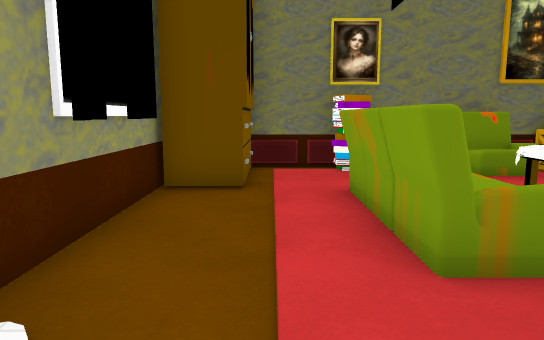
View 1 (above)

12 first-person views from a walk through a scene from a Unity 3-D project. The camera is 1.3 m above the floor, tilts 8° down and sees 70° across. The floor is counted in squares, 1 m on a side. Each view is taken from the middle of a square. On the plan, view 1 faces up. The plan holds only what a view shows up to about 16 squares ahead; the rest is blank. The place goes on beyond the plan. Some surface patterns are stand-ins.

View 2
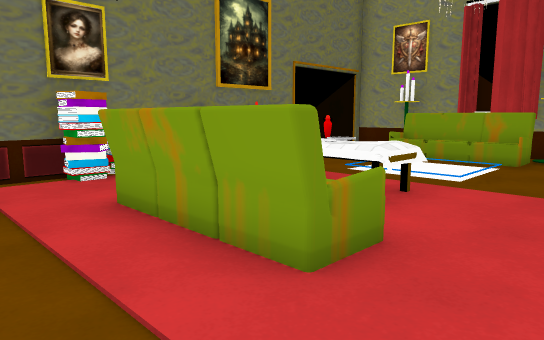

View 3
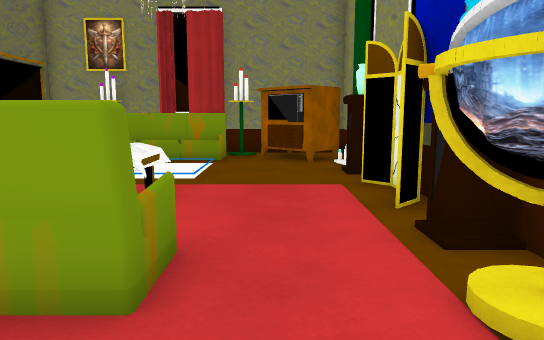

View 4
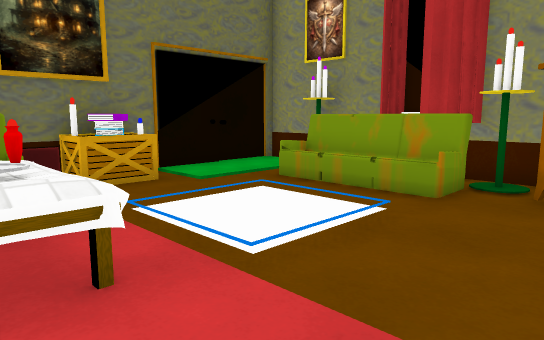

View 5
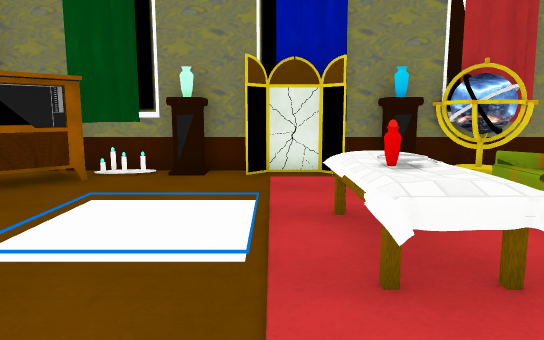

View 6
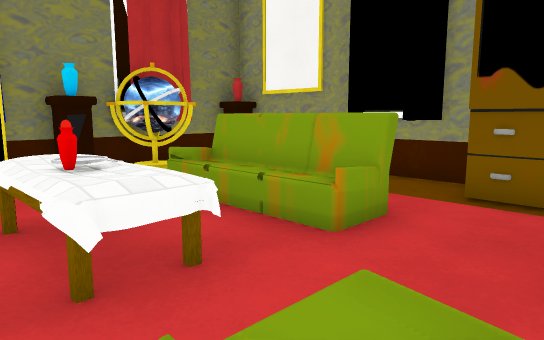

View 7
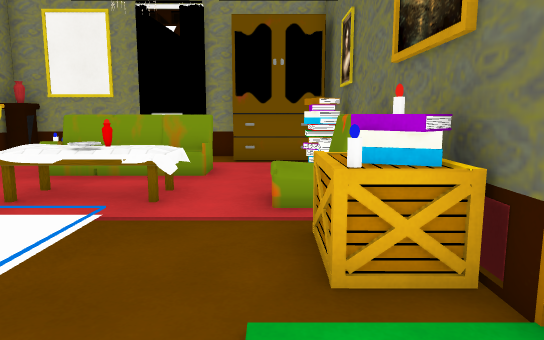

View 8
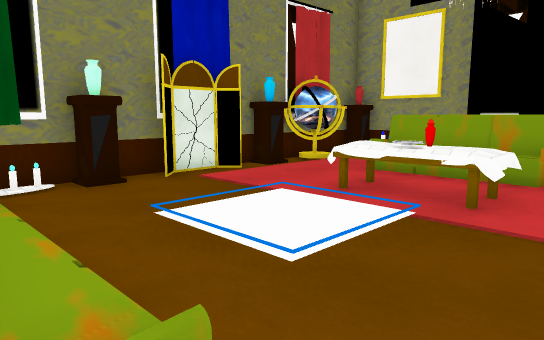

View 9
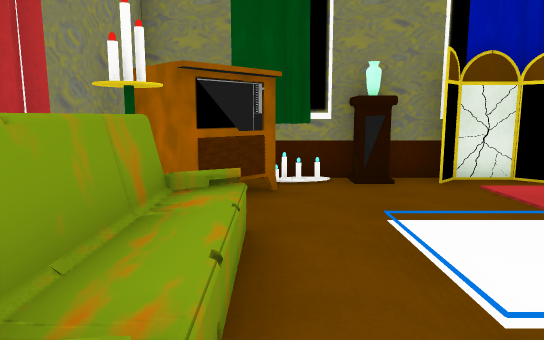

View 10
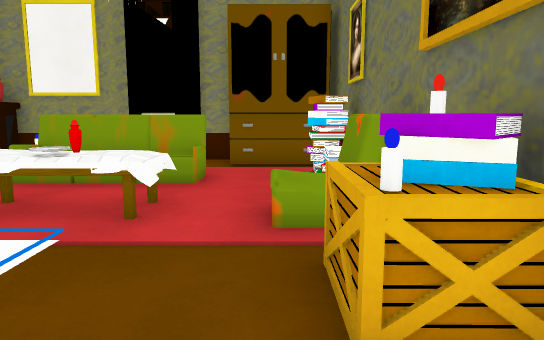

View 11
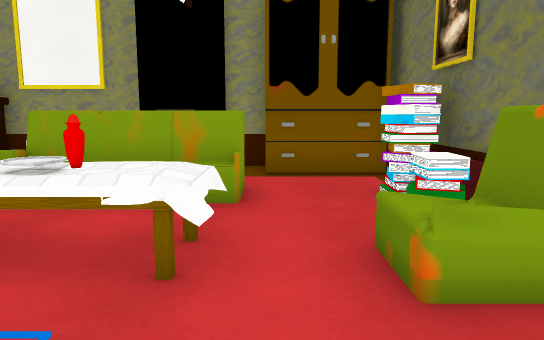

View 12
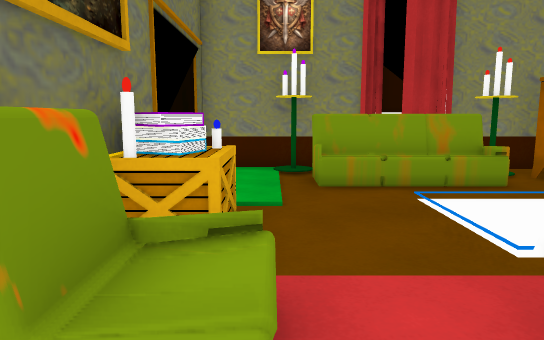

### Floor plan
Key: @ floor where view 1 was taken; # wall or solid block; . main floor; : floor 0.5 m higher than the main floor; / step, stairs or slope; = window, fence, low wall or low ledge; ^ raised ledge; O other object.
Columns run from 2 left of view 1 to 13 right of it. Each row starts with its distance up from view 1.
 10  ###############
  9 ##..O ##.OO....#
  8 ##.....=......##
  7 ##...........#O#
  6 #..=:.^^.....==#
  5 #..=:.#O.....==#
  4 #..=:.==.....=O#
  3 #..#/.........O#
  2 #............###
  1 O. OO.......####
  0 ##@OO##OO.#.O###
 -1 ################

Where each view was taken, in squares from view 1:
view 1: 0 up, 0 right, facing up
view 2: 1 up, 1 left, facing up-right
view 3: 2 up, 1 left, facing right
view 4: 1 up, 4 right, facing up-right
view 5: 9 up, 6 right, facing down
view 6: 9 up, 6 right, facing down-left
view 7: 8 up, 11 right, facing left
view 8: 8 up, 11 right, facing down-left
view 9: 8 up, 10 right, facing down
view 10: 8 up, 10 right, facing left
view 11: 7 up, 8 right, facing left
view 12: 8 up, 3 right, facing right
